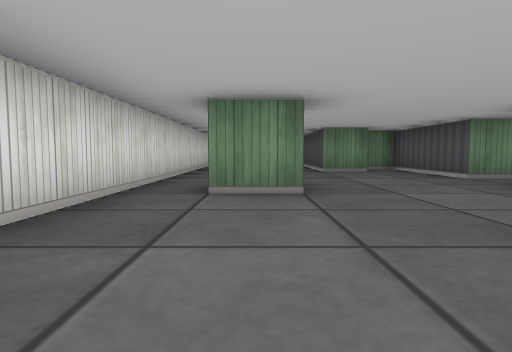
View 1 (above)

17 first-person views from a walk through a cub3D ray-caster map. The camera is about half as high as the walls, tilts 4° down and sees 75° across. The floor is counted in squares. Each view is taken from the middle of a square. On the plan, view 1 faces up. The plan holds only what a view shows up to about 9 squares ahead; the rest is blank.

View 2
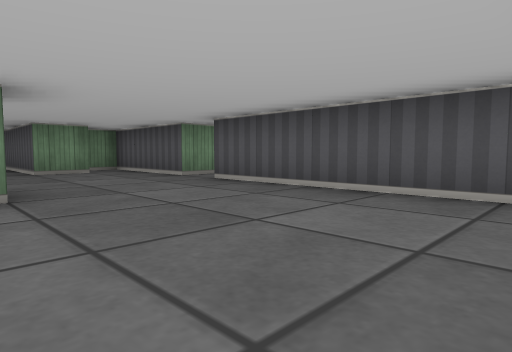

View 3
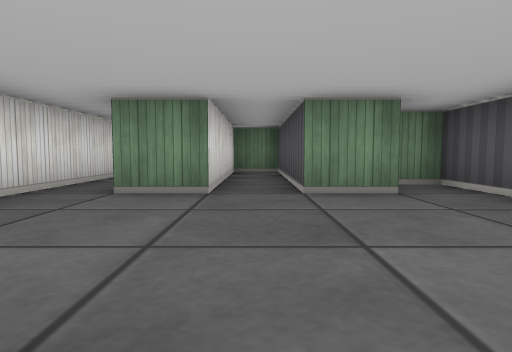

View 4
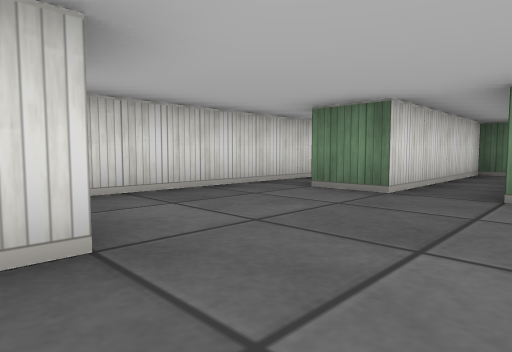

View 5
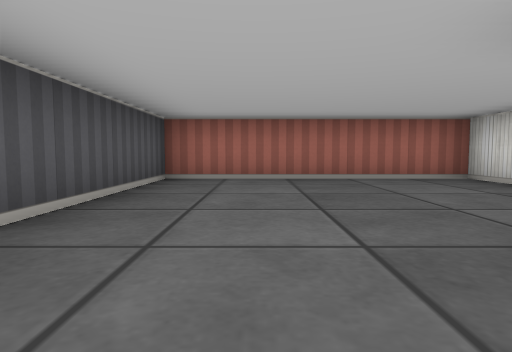

View 6
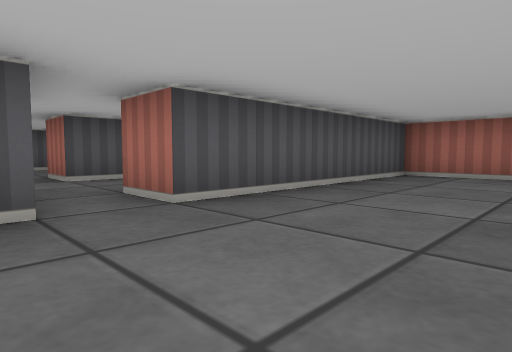

View 7
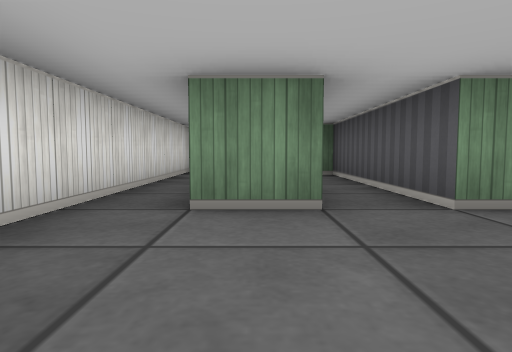

View 8
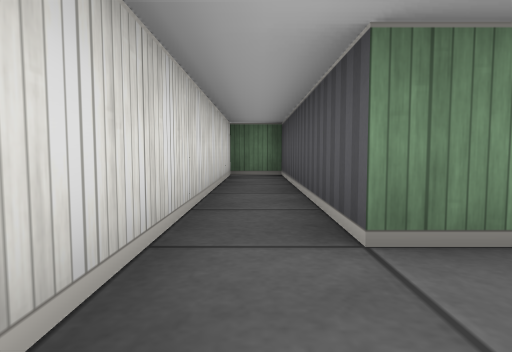

View 9
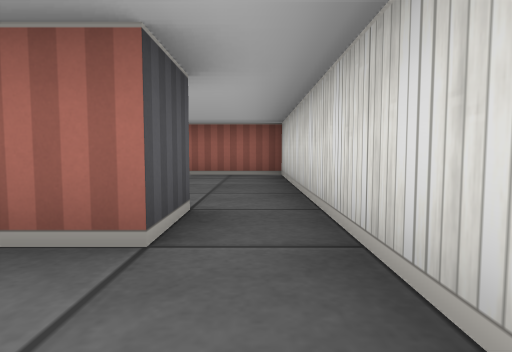

View 10
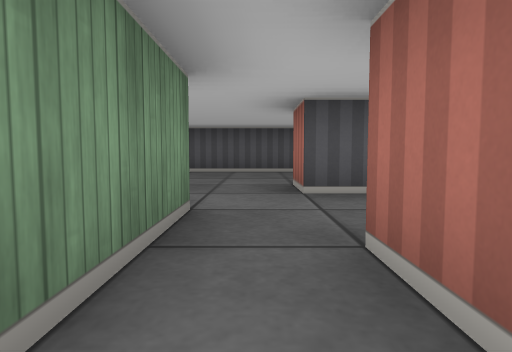

View 11
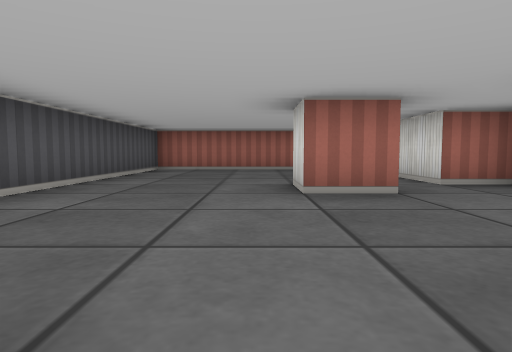

View 12
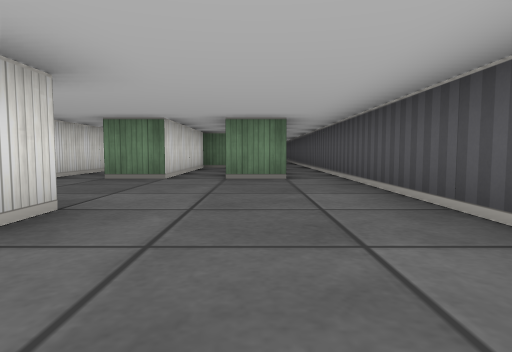

View 13
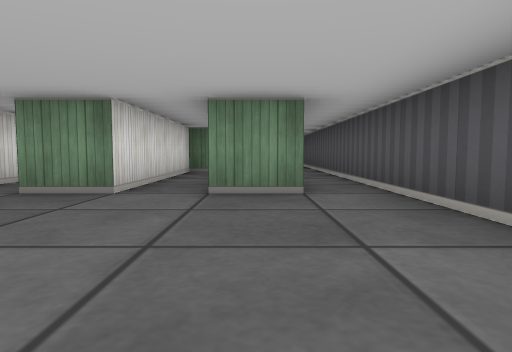

View 14
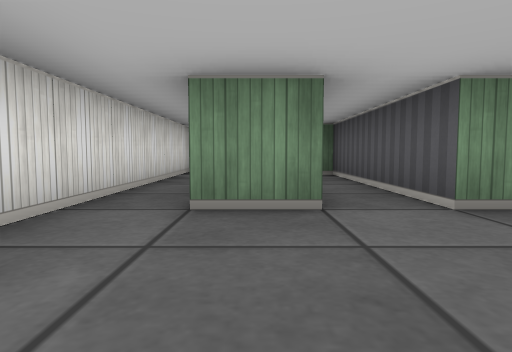

View 15
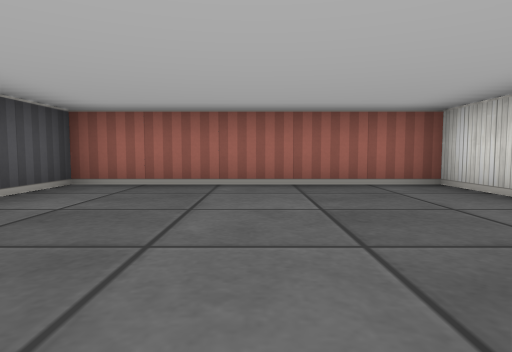

View 16
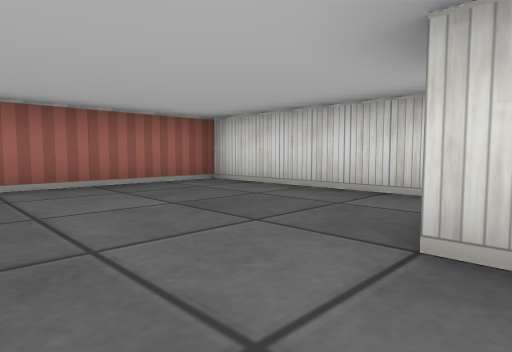

View 17
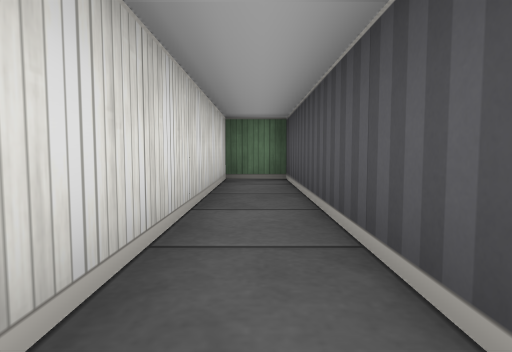

### Floor plan
Points are (right, up) in squares from view 1. A wall is a line through its corners. A room is listed if a view was taken in it or the views show most of it. See-through windows are left out.
Room 1 (views 1, 2, 3, 4, 5, 6, 7, 8, 9, 10)
walls: (0.5, 4.6) (0.5, 4.1); (0.6, 3.5) (-0.5, 3.5) (-0.5, 4.5) (0.2, 4.5); (2.6, 7.5) (1.5, 7.5) (1.5, 11.5) (0.5, 11.5) (0.5, 7.5) (-0.5, 7.5) (-0.5, 12.5) (-1.5, 12.5) (-1.5, -0.5) (3.5, -0.5) (3.5, 4.5) (4.5, 4.5); (4.5, 5.5) (3.5, 5.5) (3.5, 8.5) (2.8, 8.5)
ways out: opening at (4, 5) to room 2
Room 2 (views 11, 12, 13, 14, 15, 16, 17)
walls: (9.6, 7.5) (8.5, 7.5) (8.5, 11.5) (7.5, 11.5) (7.5, 7.5) (6.5, 7.5) (6.5, 12.5) (5.5, 12.5) (5.5, 6.9); (5.5, 5.5) (4.5, 5.5); (6.5, 3.6) (6.5, 4.5) (7.5, 4.5) (7.5, 3.5); (4.5, 3.5) (5.5, 3.5) (5.5, -0.5) (10.5, -0.5) (10.5, 13)
ways out: opening at (4, 5) to room 1

Where each view was taken, in squares from view 1:
view 1: 0 up, 0 right, facing up
view 2: 0 up, 0 right, facing up-right
view 3: 4 up, 1 right, facing up
view 4: 4 up, 2 right, facing up-left
view 5: 5 up, 2 right, facing down
view 6: 6 up, 1 right, facing down-right
view 7: 5 up, 0 right, facing up
view 8: 6 up, 1 left, facing up
view 9: 6 up, 1 left, facing down
view 10: 5 up, 3 right, facing right
view 11: 8 up, 8 right, facing down
view 12: 2 up, 9 right, facing up
view 13: 4 up, 9 right, facing up
view 14: 5 up, 7 right, facing up
view 15: 4 up, 8 right, facing down
view 16: 4 up, 9 right, facing down-left
view 17: 7 up, 6 right, facing up
